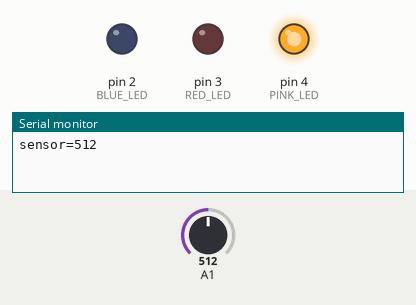
The sketch below on a simulated Arduino Uno, built with avr-gcc and run on an emulated ATmega328P. Parts: output pins drawn as LEDs (lit = HIGH), the last lines printed to the serial monitor. The test bench sets the inputs (shaded band); at power-on: A1 = 512.

Above: at 1.8 s.
1.9 s: A1 set to 306
At 3.8 s:
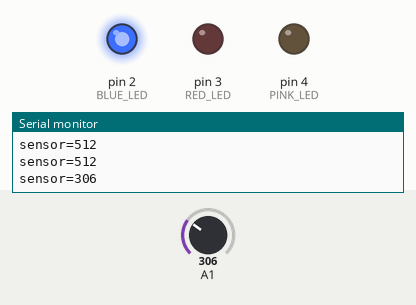
4.5 s: A1 set to 1023
At 7.2 s:
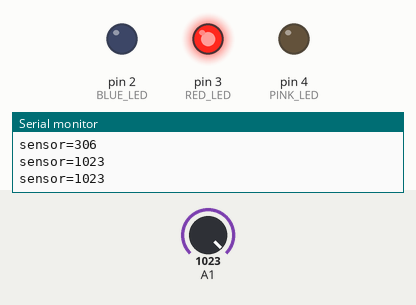
7.5 s: A1 set to 900
At 9.7 s:
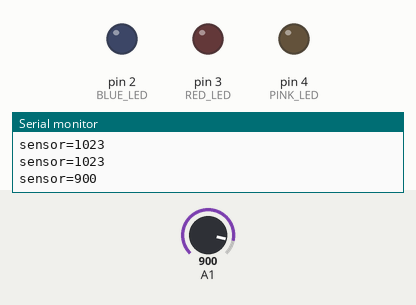
10.5 s: A1 set to 716
At 13.2 s:
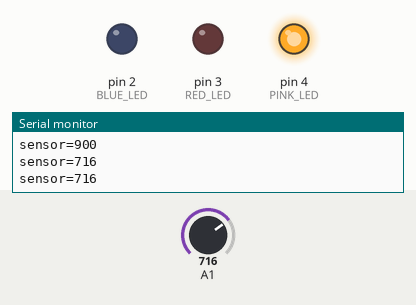
Timing chart, 0 to 14.5 s (numbered marks = the images above; inputs shaded):
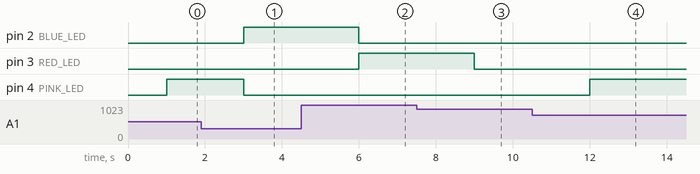

Measured:
- after the input at 1.9 s, pin 2 (BLUE_LED): LOW → HIGH after 1.1 s; pin 4 (PINK_LED): HIGH → LOW after 1.1 s
- after the input at 4.5 s, pin 2 (BLUE_LED): HIGH → LOW after 1.5 s; pin 3 (RED_LED): LOW → HIGH after 1.5 s
- after the input at 7.5 s, pin 3 (RED_LED): HIGH → LOW after 1.5 s
- after the input at 10.5 s, pin 4 (PINK_LED): LOW → HIGH after 1.5 s

The sketch:

Plant_Sensor.ino
```cpp
int moisturesensor = 1;
int sensorValue = 0;
#define RED_LED 3
#define PINK_LED 4
#define BLUE_LED 2

int wet = 500;

int moist = 700;

int dry = 900;

void setup()
{
  Serial.begin(9600);
  pinMode(RED_LED, OUTPUT);
  pinMode(PINK_LED, OUTPUT);
  pinMode(BLUE_LED, OUTPUT);

}


void loop() {
  sensorValue = analogRead(1);
  delay(1000);
  Serial.print("sensor=");
  Serial.println(sensorValue);
  writeLEDs();

}

void writeLEDs() {

  if(sensorValue > dry){
    digitalWrite(RED_LED, HIGH);

  }else{
    digitalWrite(RED_LED, LOW);
  }

  if(wet < sensorValue && sensorValue < dry){
    digitalWrite(PINK_LED, HIGH);

  }else{
    digitalWrite(PINK_LED, LOW);
  }

  if(sensorValue < wet){
    digitalWrite(BLUE_LED, HIGH);
  }else{
    digitalWrite(BLUE_LED, LOW);
  }
}
```
